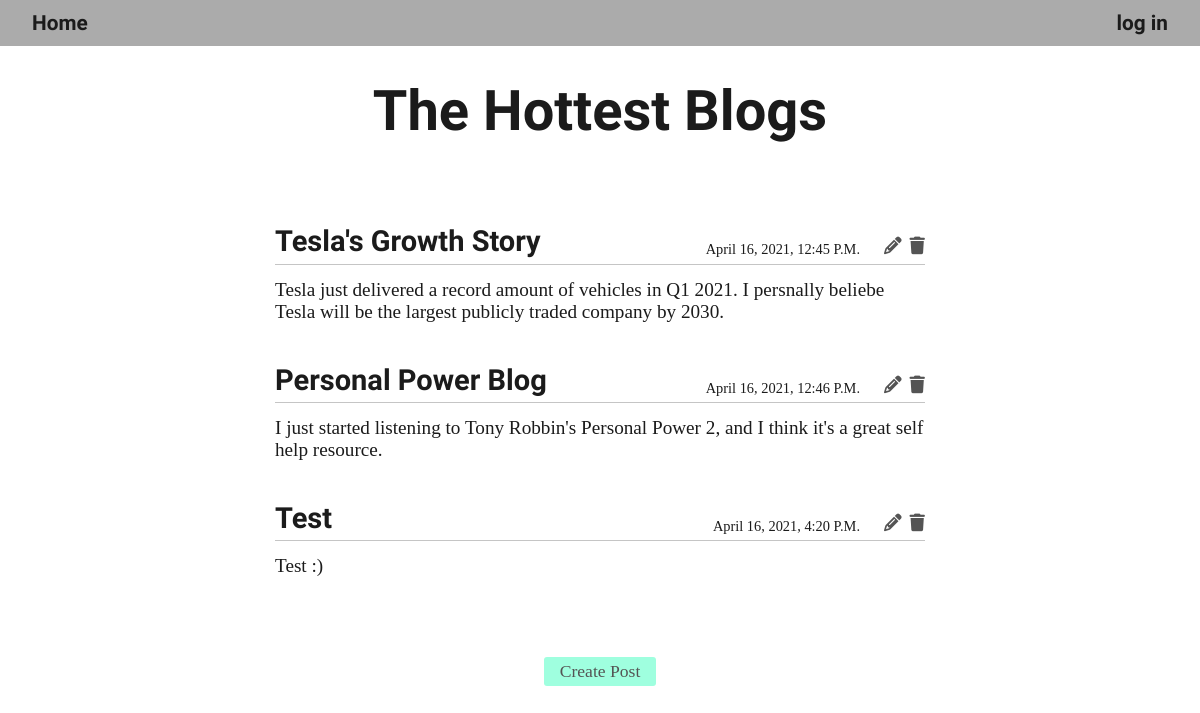
The app's page /, older data.
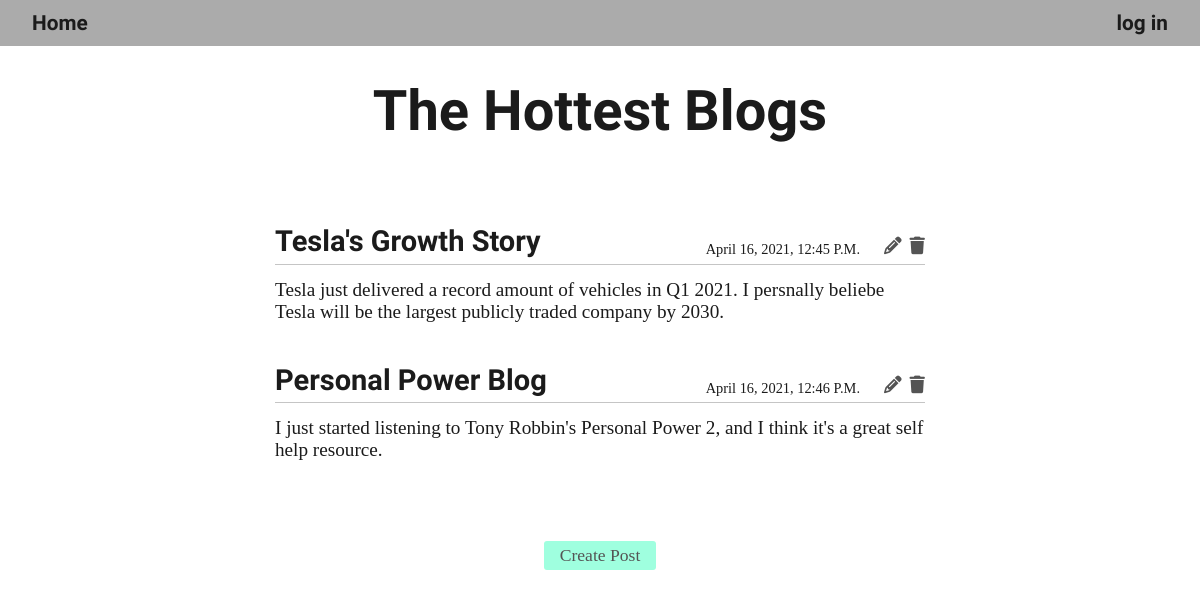
The same page, newer data.
### blogs/models.py (models this page shows)
class BlogPost(models.Model):
    title = models.CharField(max_length=50)
    text = models.TextField(max_length=300)
    date_added = models.DateTimeField(auto_now_add=True)
    def __str__(self):
        return self.title

### blogs/views.py (the view)
# urls.py: path('', views.index, name='index'),
def index(request):
    blog_posts = BlogPost.objects.order_by('date_added')
    context = {'blog_posts': blog_posts}
    return render(request, 'blogs/index.html', context)

### templates/blogs/index.html (shortened to what this page needs)
{% extends 'base.html' %}
{% block content %}
    <div class="title-container">
        <h1>The Hottest Blogs</h1>
    </div>
    <div class="blog-items-container">
        {% for blog_post in blog_posts %}
        <div class="blog-item-container">
            <div class="blog-item-header">
                <div class="blog-header-right">
                    <h3>{{ blog_post }}</h3>
                    <p class="blog-timestamp">{{ blog_post.date_added }}</p>
                </div>
                <div class="blog-header-left">
                    <a href="{% url 'blogs:edit_blog' blog_post.id %}"><i class="fas fa-pencil-alt edit"></i></a>
                    <a href="{% url 'blogs:delete_blog' blog_post.id %}"><i class="fas fa-trash delete"></i></a>
                </div>
            </div>
            <div class="blog-item-text">
                {{ blog_post.text }}
            </div>
        </div>
        {% empty %}
            <h3>No posts have been posted yet.</h3>
        {% endfor %}
    </div>
    <div class="blog-items-footer">
        <a href="{% url 'blogs:new_blog' %}" class="btn">Create post</a>
    </div>
{% endblock content %}

### templates/base.html (shortened to what this page needs)
{% load static %}
<!DOCTYPE html>
<html lang="en">
<head>
    <link rel="stylesheet" href="{% static './css/styles.css' %}">
</head>
<body>
    <div class="navbar">
        <ul class="nav-links">
            <li>
                <a href="{% url 'blogs:index' %}">Home</a>
            </li>
        </ul>
        <ul class="nav-logins">
            {% if user.is_authenticated %}
                <li>
                    <a class="greetings">Hello, {{ user.username }}</a>
                </li>
            {% else %}
                <li>
                    <a href="{% url 'users:login' %}">log in</a>
                </li>
            {% endif %}
        </ul>
    </div>
    <div class="container">
        {% block content %}{% endblock content %}
    </div>
</body>
</html>

### static/css/styles.css (style rules this page uses)
* { padding: 0; margin: 0; box-sizing: border-box; }
:root { --titleFont: 'Yeseva One', cursive; --mainFont: 'Bitter', serif; --mainBorderBottom: solid 1px rgba(27, 27, 27, 0.25); }
body { font-family: var(--mainFont) }
.navbar { font-family: var(--titleFont); background: #ababab; padding: 0.35rem 1rem; margin-bottom: 2rem; display: flex; justify-content: space-between; align-items: center; }
.nav-links, .nav-logins { padding: 0.35rem 1rem; list-style: none; }
.nav-links li a, .nav-logins li a { text-decoration: none; font-size: 1.3rem; font-weight: 600; color: #1b1b1b; transition: 0.2s ease; }
.container { display: flex; flex-direction: column; min-height: 500px; width: min(650px, 95vw); align-items: center; justify-content: center; margin: 0 auto; }
.title-container { font-family: var(--titleFont); color: #1b1b1b; font-size: 1.75rem; text-transform: capitalize; margin-bottom: 5rem; }
.blog-items-container { display: flex; flex-direction: column; justify-content: center; width: 100%; color: #1b1b1b; margin-bottom: 1.5rem; }
.blog-item-container { margin-bottom: 2rem; padding-bottom: 0.5rem; }
.blog-item-header { font-family: var(--titleFont); display: flex; justify-content: space-between; align-items: flex-end; text-transform: capitalize; font-size: 1.55rem; margin-bottom: 0.85rem; padding-bottom: 0.35rem; border-bottom: var(--mainBorderBottom); }
.blog-header-right { display: flex; width: 90%; justify-content: space-between; align-items: flex-end; }
.blog-header-left { width: 10%; display: flex; justify-content: flex-end; }
.blog-header-left i { font-size: 1.1rem; padding: 0 0 0.1rem 0.5rem; filter: opacity(0.75); transition: 0.2s ease; cursor: pointer; }
.blog-header-left a i { color: #1b1b1b; }
.blog-timestamp { font-family: var(--mainFont); font-size: 0.9rem; font-weight: 400; }
.blog-item-text { width: 100%; font-size: 1.2rem; }
.blog-items-footer { margin: 1rem 0; display: flex; justify-content: center; }
.btn { padding: 0.25rem 1rem; border: none; border-radius: 3px; background: aquamarine; color: #1b1b1b; font-family: var(--mainFont); font-size: 1.1rem; text-transform: capitalize; text-decoration: none; cursor: pointer; transition: 0.2s ease; filter: opacity(0.75); }

Row changes from the older to the newer data that the page shows:
removed BlogPost: title "Test", date_added "April 16, 2021, 4:20 P.m.", text "Test :)"
